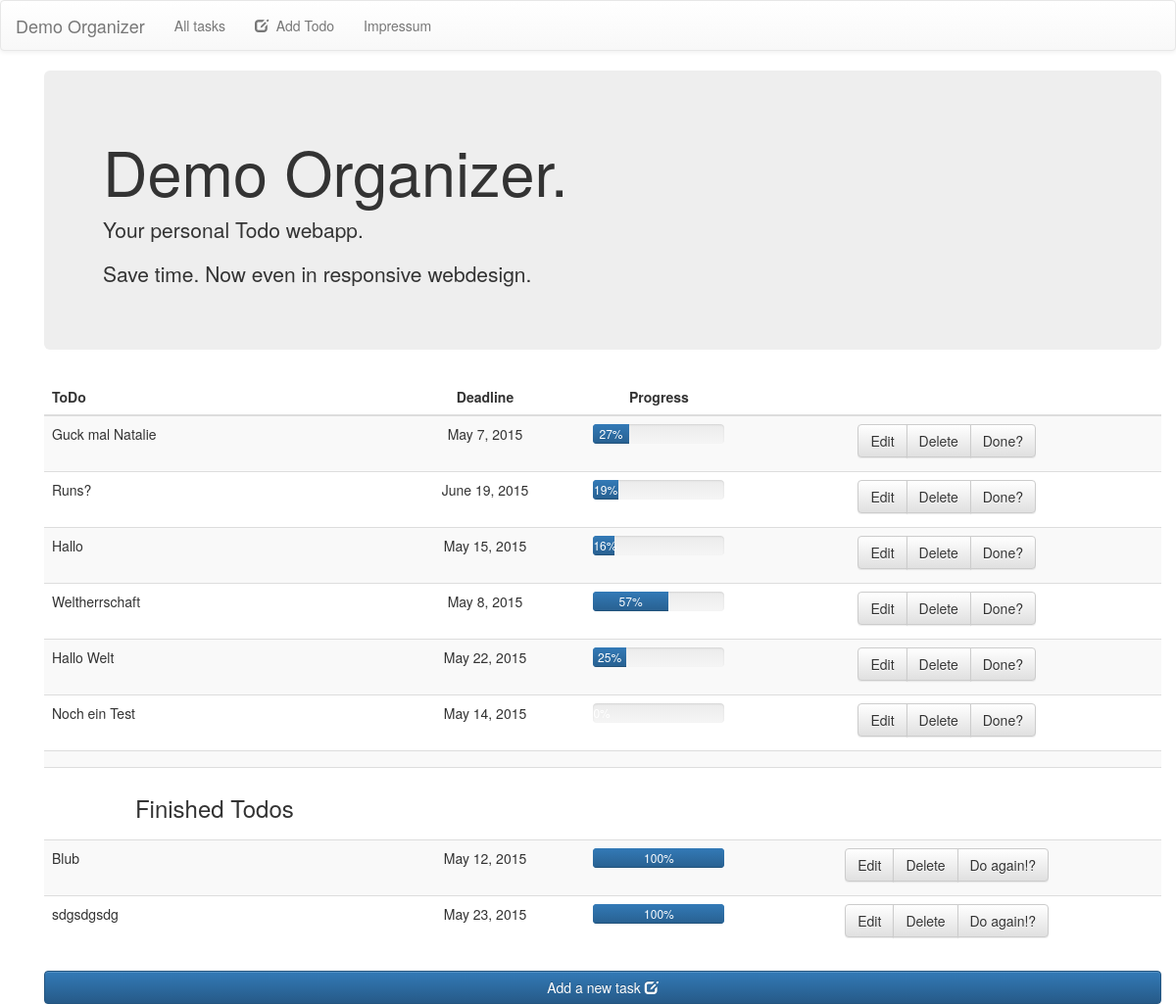
/, run on an earlier commit of the app's database.
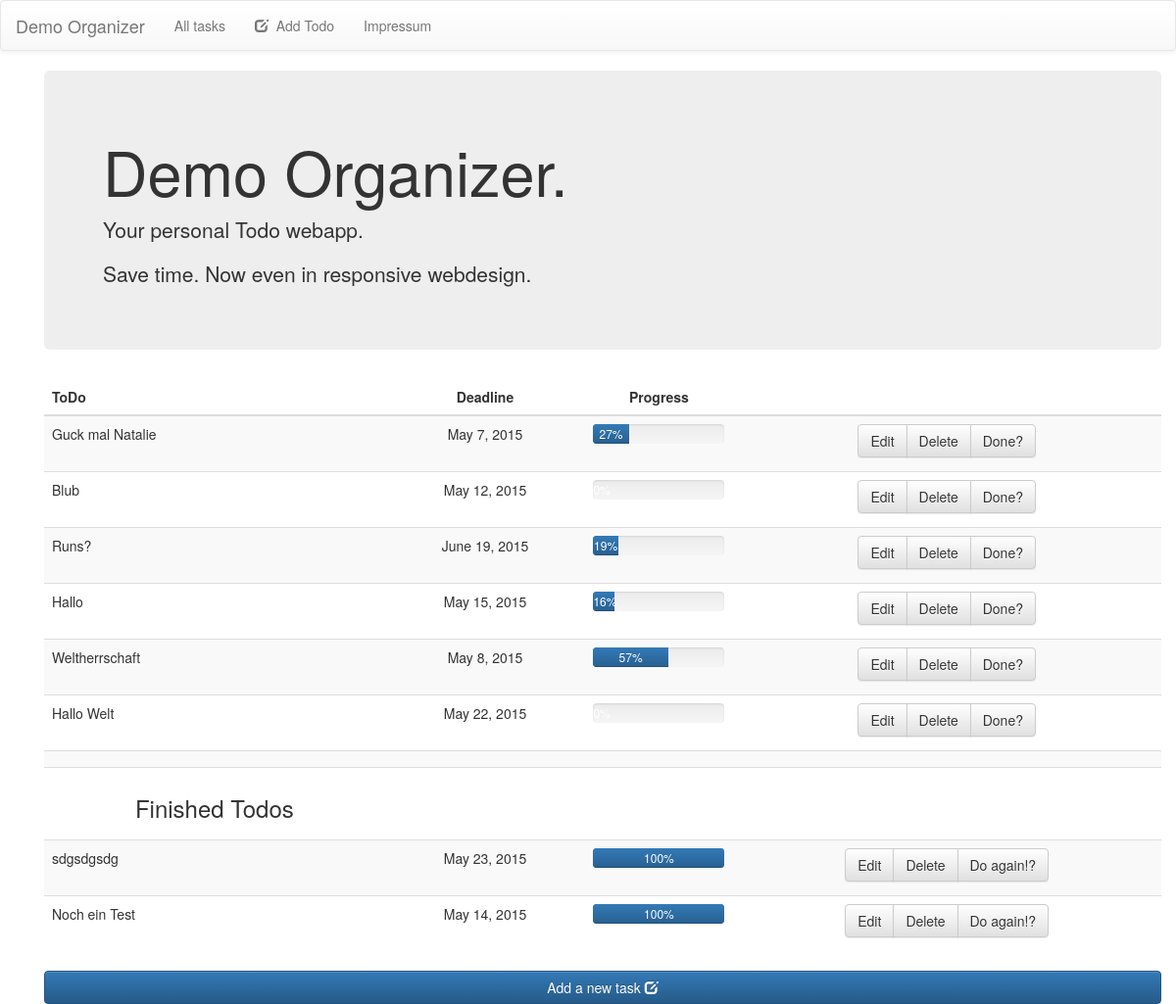
And on a later commit of the database.
### todolist/models.py (models this page shows, shortened)
class Todo(models.Model):
    title = models.CharField(max_length=160)
    deadline = models.DateField('Deadline')
    progress = models.DecimalField(max_digits=3, decimal_places=0)

### todolist/views.py (the view)
# urls.py: url(r'^$', views.IndexView.as_view(), name='index'),
class IndexView(ListView):
    template_name = 'index.html'
    model = Todo

### todolist/templates/index.html (shortened to what this page needs)
{% extends "base_page.html" %}
{% block content %}
        <div class="container">
           <div class="jumbotron">
            <h1>Demo Organizer.</h1>
            <p>Your personal Todo webapp.</p>
            <p>Save time. Now even in responsive webdesign.</p>
          </div>
        </div>
        <div class="container">
        <table class="text-center table table-striped table-hover">
          <thead>
            <tr>
              <th class="text-left">ToDo</th>
              <th class="text-center">Deadline</th>
              <th class="text-center">Progress</th>
              <th class="text-right"></th>
            </tr>
          </thead>
          <tbody>
            {% for todo in object_list %}
              {% if todo.progress < 100  %}
                <tr>
                  <td class="text-left">{{todo.title}}</td>
                  <td> {{todo.deadline}}</td>
                  <td>
                    <div class="progress">
                      <div class="progress-bar" role="progressbar" aria-valuenow="{{todo.progress}}" aria-valuemin="0" aria-valuemax="100" style="width: {{todo.progress}}%">
                        {{todo.progress}}%
                      </div>
                    </div>
                  </td>
                  <td >
                    <div class="btn-group">
                      <a href="edit/{{todo.id}}" role="button" class="btn btn-default">Edit</a>
                      <a href="delete/{{todo.id}}" role="button" class="btn btn-default">Delete</a>
                      <a href="finish/{{todo.id}}" role="button" class="btn btn-default">Done?</a>
                    </div>
                  </td>
                </tr>
              {% endif %}
            {% endfor %}
            <tr>
              <td></td>
              <td></td>
              <td></td>
              <td></td>
            </tr>
            <tr>
              <td><h3>Finished Todos</h3></td>
              <td></td>
              <td></td>
              <td></td>
            </tr>
            {% for todo in object_list %}
              {% if todo.progress >= 100  %}
                <tr>
                  <td class="text-left">{{todo.title}}</td>
                  <td> {{todo.deadline}}</td>
                  <td>
                    <div class="progress">
                      <div class="progress-bar" role="progressbar" aria-valuenow="{{todo.progress}}" aria-valuemin="0" aria-valuemax="100" style="width: {{todo.progress}}%">
                        {{todo.progress}}%
                      </div>
                    </div>
                  </td>
                  <td >
                    <div class="btn-group">
                      <a href="edit/{{todo.id}}" role="button" class="btn btn-default">Edit</a>
                      <a href="delete/{{todo.id}}" role="button" class="btn btn-default">Delete</a>
                      <a href="reset/{{todo.id}}" role="button" class="btn btn-default">Do again!?</a>
                    </div>
                  </td>
                </tr>
              {% endif %}
            {% endfor %}
          </tbody>
        </table>
        </div>
          <div class="container">
              <a href="add.html" role="button" class="btn btn-primary btn-block">Add a new task
              <span class="glyphicon glyphicon-edit"></span></a>
          </div>
  {% endblock %}

What changed in the data, as far as the page shows it:
changed Todo "Blub": moves from the list under "Finished Todos" to the list under "Demo Organizer."
changed Todo "Hallo Welt": progress "25" → (not shown)
changed Todo "Noch ein Test": moves from the list under "Demo Organizer." to the list under "Finished Todos"
